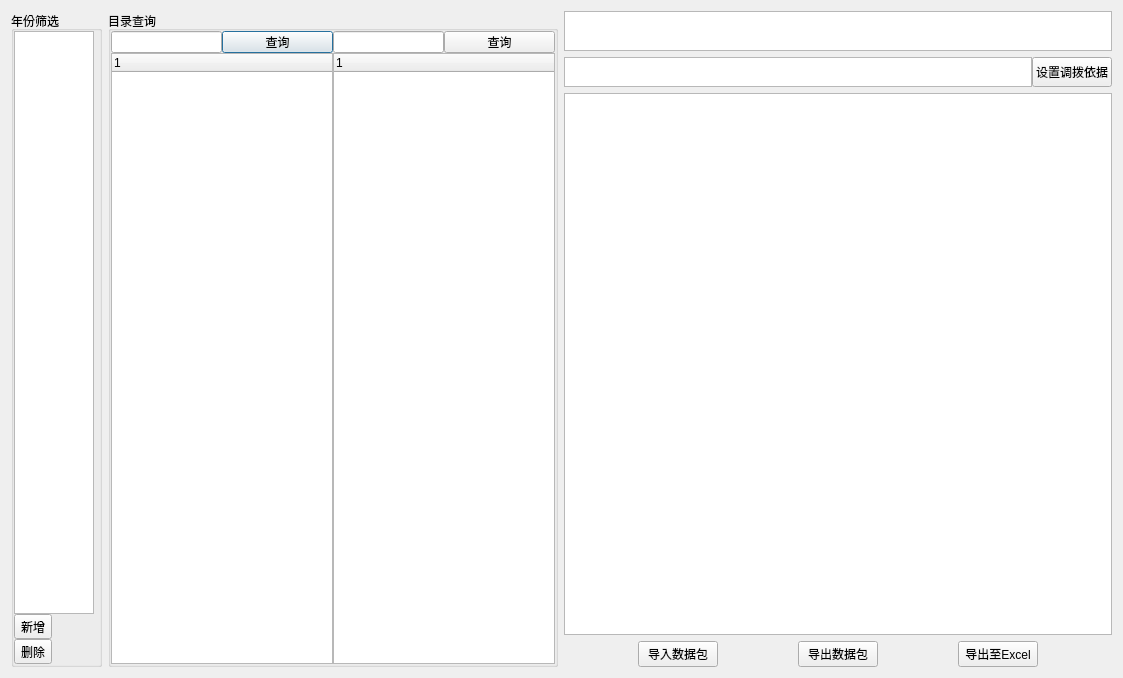
<?xml version="1.0" encoding="UTF-8"?>
<ui version="4.0">
 <class>Dialog</class>
 <widget class="QDialog" name="Dialog">
  <property name="geometry">
   <rect>
    <x>0</x>
    <y>0</y>
    <width>1123</width>
    <height>678</height>
   </rect>
  </property>
  <property name="windowTitle">
   <string>Dialog</string>
  </property>
  <layout class="QHBoxLayout" name="horizontalLayout_6">
   <item>
    <widget class="QGroupBox" name="groupBox">
     <property name="maximumSize">
      <size>
       <width>110</width>
       <height>16777215</height>
      </size>
     </property>
     <property name="title">
      <string>年份筛选</string>
     </property>
     <layout class="QVBoxLayout" name="verticalLayout">
      <property name="spacing">
       <number>0</number>
      </property>
      <property name="leftMargin">
       <number>0</number>
      </property>
      <property name="topMargin">
       <number>0</number>
      </property>
      <property name="rightMargin">
       <number>5</number>
      </property>
      <property name="bottomMargin">
       <number>0</number>
      </property>
      <item>
       <widget class="QListWidget" name="lw_yearChoose">
        <property name="sizePolicy">
         <sizepolicy hsizetype="Minimum" vsizetype="Expanding">
          <horstretch>0</horstretch>
          <verstretch>0</verstretch>
         </sizepolicy>
        </property>
        <property name="maximumSize">
         <size>
          <width>80</width>
          <height>16777215</height>
         </size>
        </property>
       </widget>
      </item>
      <item>
       <widget class="QToolButton" name="tb_add">
        <property name="text">
         <string>新增</string>
        </property>
       </widget>
      </item>
      <item>
       <widget class="QToolButton" name="tb_del">
        <property name="text">
         <string>删除</string>
        </property>
       </widget>
      </item>
     </layout>
    </widget>
   </item>
   <item>
    <widget class="QGroupBox" name="groupBox_2">
     <property name="sizePolicy">
      <sizepolicy hsizetype="Ignored" vsizetype="Preferred">
       <horstretch>0</horstretch>
       <verstretch>0</verstretch>
      </sizepolicy>
     </property>
     <property name="minimumSize">
      <size>
       <width>300</width>
       <height>0</height>
      </size>
     </property>
     <property name="maximumSize">
      <size>
       <width>450</width>
       <height>16777215</height>
      </size>
     </property>
     <property name="title">
      <string>目录查询</string>
     </property>
     <layout class="QGridLayout" name="gridLayout_2">
      <property name="leftMargin">
       <number>0</number>
      </property>
      <property name="topMargin">
       <number>0</number>
      </property>
      <property name="rightMargin">
       <number>0</number>
      </property>
      <property name="bottomMargin">
       <number>0</number>
      </property>
      <property name="spacing">
       <number>0</number>
      </property>
      <item row="0" column="2">
       <widget class="QWidget" name="wg_directory" native="true">
        <property name="sizePolicy">
         <sizepolicy hsizetype="Ignored" vsizetype="Preferred">
          <horstretch>0</horstretch>
          <verstretch>0</verstretch>
         </sizepolicy>
        </property>
        <property name="minimumSize">
         <size>
          <width>300</width>
          <height>0</height>
         </size>
        </property>
        <property name="maximumSize">
         <size>
          <width>450</width>
          <height>16777215</height>
         </size>
        </property>
        <layout class="QHBoxLayout" name="horizontalLayout_4">
         <property name="spacing">
          <number>0</number>
         </property>
         <property name="leftMargin">
          <number>0</number>
         </property>
         <property name="topMargin">
          <number>0</number>
         </property>
         <property name="rightMargin">
          <number>0</number>
         </property>
         <property name="bottomMargin">
          <number>0</number>
         </property>
         <item>
          <layout class="QHBoxLayout" name="horizontalLayout_3">
           <property name="spacing">
            <number>0</number>
           </property>
           <item>
            <layout class="QVBoxLayout" name="verticalLayout_2">
             <property name="spacing">
              <number>0</number>
             </property>
             <item>
              <layout class="QHBoxLayout" name="horizontalLayout" stretch="0,0">
               <property name="spacing">
                <number>0</number>
               </property>
               <item>
                <widget class="QLineEdit" name="le_first">
                 <property name="sizePolicy">
                  <sizepolicy hsizetype="Ignored" vsizetype="Fixed">
                   <horstretch>0</horstretch>
                   <verstretch>0</verstretch>
                  </sizepolicy>
                 </property>
                </widget>
               </item>
               <item>
                <widget class="QPushButton" name="pb_firstSelect">
                 <property name="sizePolicy">
                  <sizepolicy hsizetype="Ignored" vsizetype="Ignored">
                   <horstretch>0</horstretch>
                   <verstretch>0</verstretch>
                  </sizepolicy>
                 </property>
                 <property name="text">
                  <string>查询</string>
                 </property>
                </widget>
               </item>
              </layout>
             </item>
             <item>
              <widget class="QTreeWidget" name="tw_first">
               <column>
                <property name="text">
                 <string/>
                </property>
               </column>
              </widget>
             </item>
            </layout>
           </item>
           <item>
            <layout class="QVBoxLayout" name="verticalLayout_3">
             <property name="spacing">
              <number>0</number>
             </property>
             <item>
              <layout class="QHBoxLayout" name="horizontalLayout_2">
               <property name="spacing">
                <number>0</number>
               </property>
               <item>
                <widget class="QLineEdit" name="le_second">
                 <property name="sizePolicy">
                  <sizepolicy hsizetype="Ignored" vsizetype="Fixed">
                   <horstretch>0</horstretch>
                   <verstretch>0</verstretch>
                  </sizepolicy>
                 </property>
                </widget>
               </item>
               <item>
                <widget class="QPushButton" name="pb_secondSelect">
                 <property name="sizePolicy">
                  <sizepolicy hsizetype="Ignored" vsizetype="Ignored">
                   <horstretch>0</horstretch>
                   <verstretch>0</verstretch>
                  </sizepolicy>
                 </property>
                 <property name="text">
                  <string>查询</string>
                 </property>
                </widget>
               </item>
              </layout>
             </item>
             <item>
              <widget class="QTreeWidget" name="tw_second">
               <column>
                <property name="text">
                 <string/>
                </property>
               </column>
              </widget>
             </item>
            </layout>
           </item>
          </layout>
         </item>
        </layout>
       </widget>
      </item>
     </layout>
    </widget>
   </item>
   <item>
    <layout class="QVBoxLayout" name="verticalLayout_4">
     <item>
      <widget class="QTextBrowser" name="txt_orderPlanYear">
       <property name="sizePolicy">
        <sizepolicy hsizetype="Ignored" vsizetype="Fixed">
         <horstretch>0</horstretch>
         <verstretch>0</verstretch>
        </sizepolicy>
       </property>
       <property name="minimumSize">
        <size>
         <width>0</width>
         <height>30</height>
        </size>
       </property>
       <property name="maximumSize">
        <size>
         <width>16777215</width>
         <height>40</height>
        </size>
       </property>
       <property name="html">
        <string>&lt;!DOCTYPE HTML PUBLIC &quot;-//W3C//DTD HTML 4.0//EN&quot; &quot;http://www.w3.org/TR/REC-html40/strict.dtd&quot;&gt;
&lt;html&gt;&lt;head&gt;&lt;meta name=&quot;qrichtext&quot; content=&quot;1&quot; /&gt;&lt;style type=&quot;text/css&quot;&gt;
p, li { white-space: pre-wrap; }
&lt;/style&gt;&lt;/head&gt;&lt;body style=&quot; font-family:'SimSun'; font-size:9pt; font-weight:400; font-style:normal;&quot;&gt;
&lt;p align=&quot;center&quot; style=&quot;-qt-paragraph-type:empty; margin-top:0px; margin-bottom:0px; margin-left:0px; margin-right:0px; -qt-block-indent:0; text-indent:0px;&quot;&gt;&lt;br /&gt;&lt;/p&gt;&lt;/body&gt;&lt;/html&gt;</string>
       </property>
      </widget>
     </item>
     <item>
      <layout class="QHBoxLayout" name="horizontalLayout_5">
       <property name="spacing">
        <number>0</number>
       </property>
       <item>
        <widget class="QTextBrowser" name="tb_proof">
         <property name="sizePolicy">
          <sizepolicy hsizetype="Expanding" vsizetype="Fixed">
           <horstretch>0</horstretch>
           <verstretch>0</verstretch>
          </sizepolicy>
         </property>
         <property name="minimumSize">
          <size>
           <width>0</width>
           <height>30</height>
          </size>
         </property>
         <property name="maximumSize">
          <size>
           <width>16777215</width>
           <height>30</height>
          </size>
         </property>
        </widget>
       </item>
       <item>
        <widget class="QPushButton" name="pb_proof">
         <property name="minimumSize">
          <size>
           <width>0</width>
           <height>30</height>
          </size>
         </property>
         <property name="maximumSize">
          <size>
           <width>16777215</width>
           <height>30</height>
          </size>
         </property>
         <property name="text">
          <string>设置调拨依据</string>
         </property>
        </widget>
       </item>
      </layout>
     </item>
     <item>
      <widget class="QTableWidget" name="orderResult"/>
     </item>
     <item>
      <layout class="QHBoxLayout" name="horizontalLayout_8">
       <item>
        <spacer name="horizontalSpacer">
         <property name="orientation">
          <enum>Qt::Horizontal</enum>
         </property>
         <property name="sizeHint" stdset="0">
          <size>
           <width>40</width>
           <height>20</height>
          </size>
         </property>
        </spacer>
       </item>
       <item>
        <widget class="QPushButton" name="pb_input">
         <property name="text">
          <string>导入数据包</string>
         </property>
        </widget>
       </item>
       <item>
        <spacer name="horizontalSpacer_2">
         <property name="orientation">
          <enum>Qt::Horizontal</enum>
         </property>
         <property name="sizeHint" stdset="0">
          <size>
           <width>40</width>
           <height>20</height>
          </size>
         </property>
        </spacer>
       </item>
       <item>
        <widget class="QPushButton" name="pb_output">
         <property name="text">
          <string>导出数据包</string>
         </property>
        </widget>
       </item>
       <item>
        <spacer name="horizontalSpacer_3">
         <property name="orientation">
          <enum>Qt::Horizontal</enum>
         </property>
         <property name="sizeHint" stdset="0">
          <size>
           <width>40</width>
           <height>20</height>
          </size>
         </property>
        </spacer>
       </item>
       <item>
        <widget class="QPushButton" name="pb_outputToExcel">
         <property name="text">
          <string>导出至Excel</string>
         </property>
        </widget>
       </item>
       <item>
        <spacer name="horizontalSpacer_4">
         <property name="orientation">
          <enum>Qt::Horizontal</enum>
         </property>
         <property name="sizeHint" stdset="0">
          <size>
           <width>40</width>
           <height>20</height>
          </size>
         </property>
        </spacer>
       </item>
      </layout>
     </item>
    </layout>
   </item>
  </layout>
 </widget>
 <resources/>
 <connections/>
</ui>
